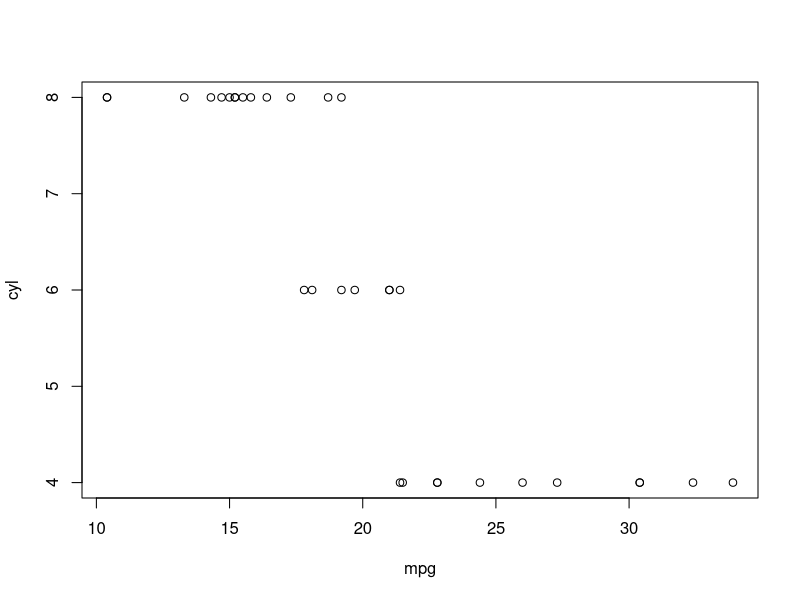
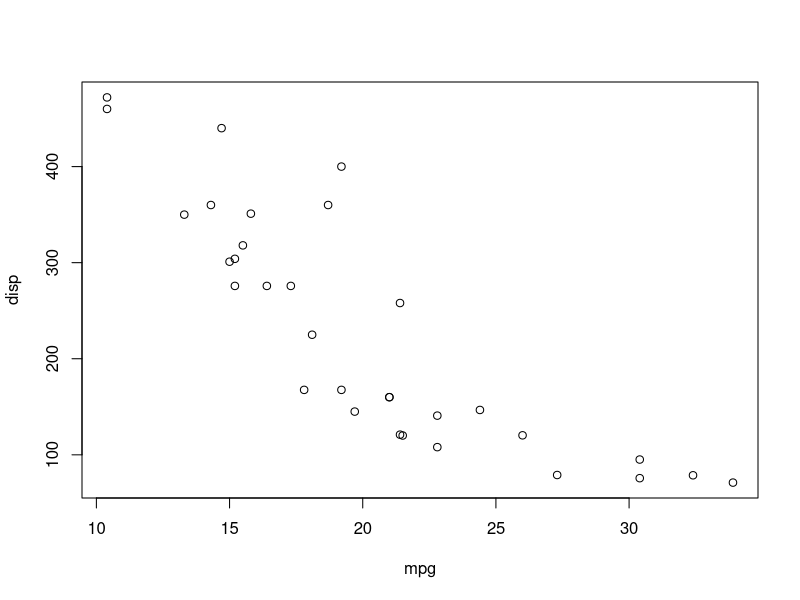
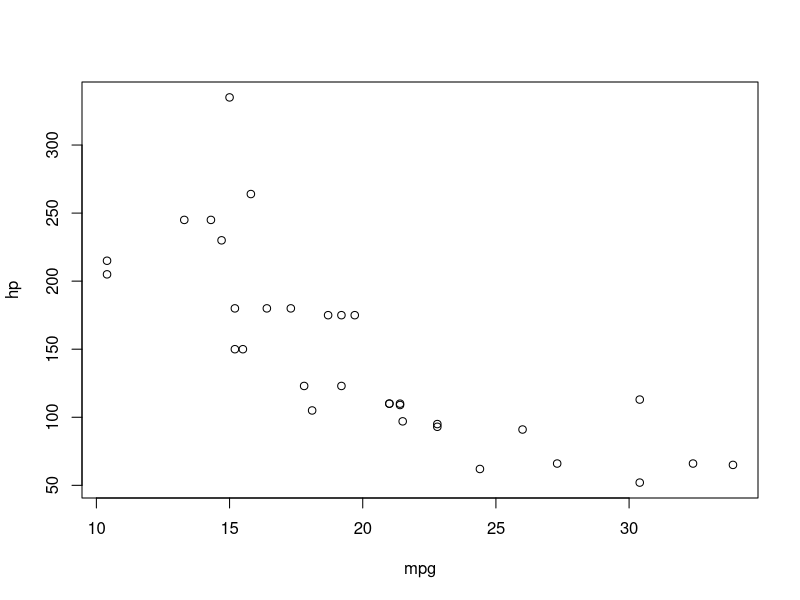
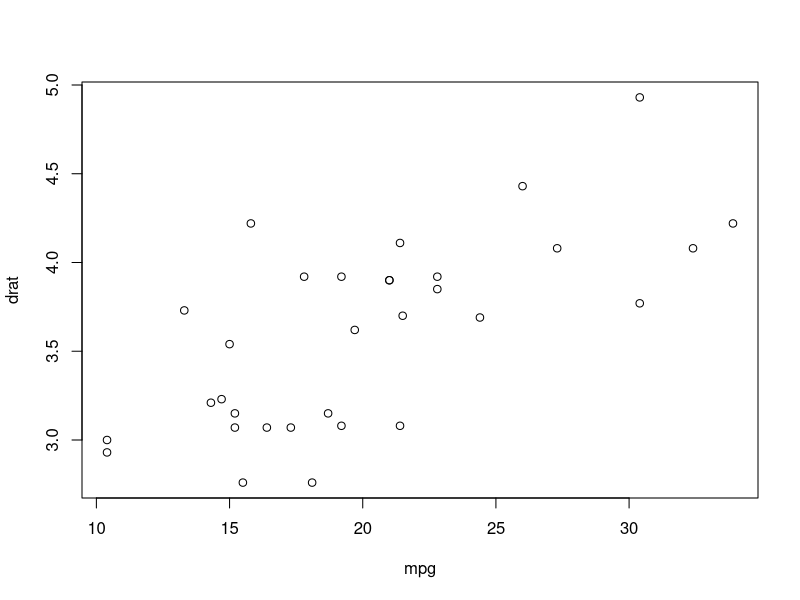
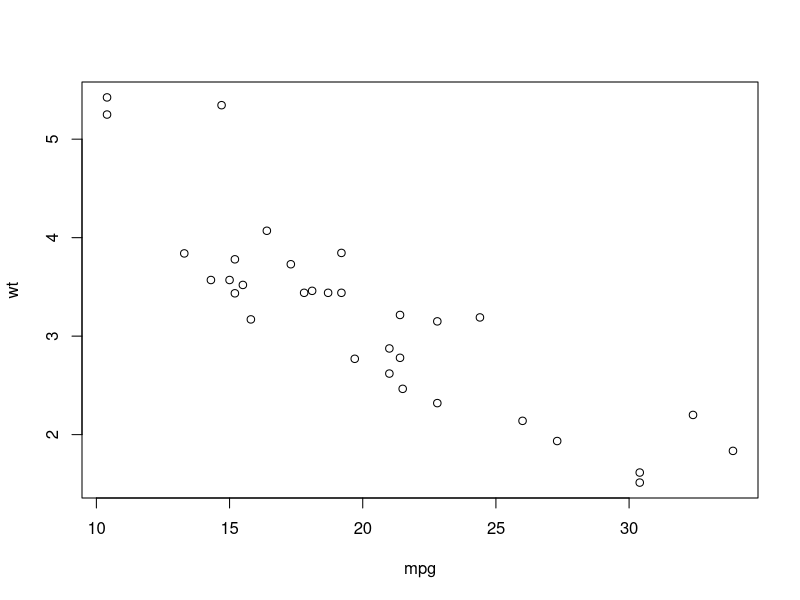
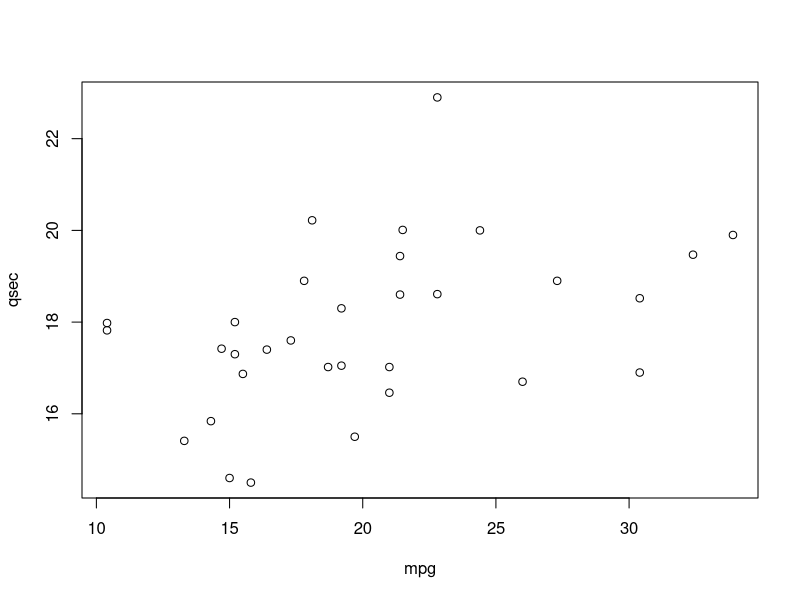
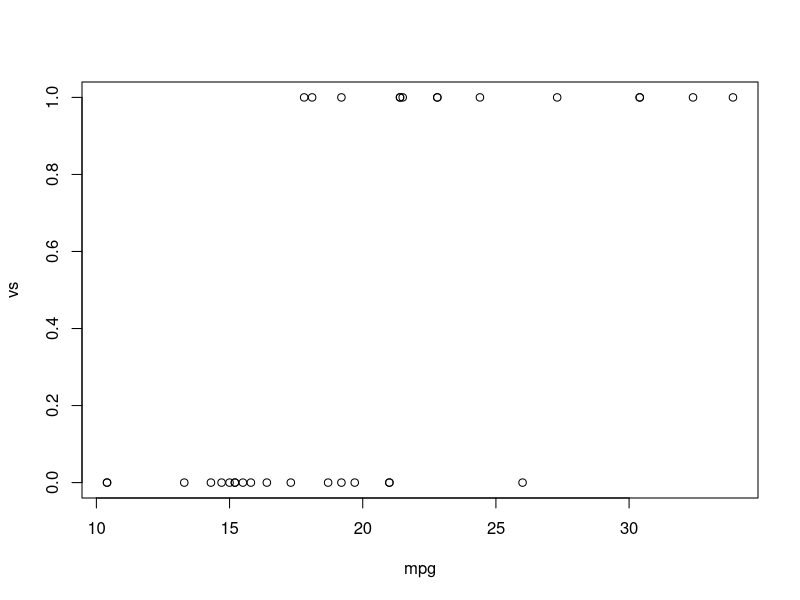
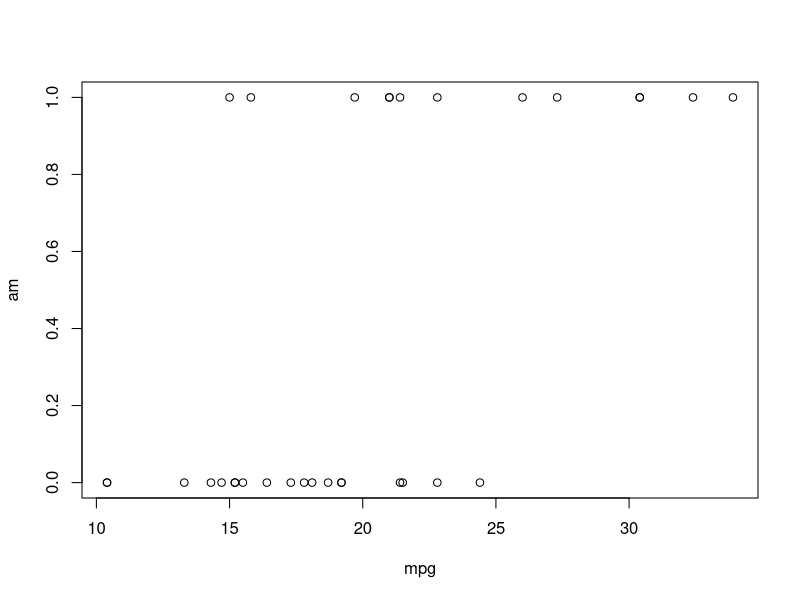

R code for these plots, in order:
# loading the data
data <- mtcars
attach(data)

columns <- colnames(data)

# Question One
cor(data)

for (col1 in columns)
{for (col2 in columns)
{if (col2 != col1)
{
plot(data[[col1]], data[[col2]], xlab=col1, ylab=col2)
}
}
}


# Question Two
mpg_disp_model <- lm(mpg ~ disp, data=data)
mpg_drat_model <- lm(mpg ~ drat, data=data)
mpg_wt_model <- lm(mpg ~ wt, data=data)


# Question Three
# Residual plot for disp
plot(mpg_disp_model$fitted.values, residuals(mpg_disp_model),
     xlab = "Fitted values (disp)", ylab = "Residuals",
     main = "Residuals vs Fitted (disp)",
     pch = 19, col = "blue")
abline(h = 0, lty = 2, col = "red") 

# Residual plot for drat
plot(mpg_drat_model$fitted.values, residuals(mpg_drat_model),
     xlab = "Fitted values (drat)", ylab = "Residuals",
     main = "Residuals vs Fitted (drat)",
     pch = 19, col = "blue")
abline(h = 0, lty = 2, col = "red")

# Residual plot for wt
plot(mpg_wt_model$fitted.values, residuals(mpg_wt_model),
     xlab = "Fitted values (wt)", ylab = "Residuals",
     main = "Residuals vs Fitted (wt)",
     pch = 19, col = "blue")
abline(h = 0, lty = 2, col = "red")

# Question Four

# Predict mpg for disp = 290
predict(mpg_disp_model, newdata = data.frame(disp = 290))

# Predict mpg for drat = 3.25
predict(mpg_drat_model, newdata = data.frame(drat = 3.25))

# Predict mpg for wt = 2.95
predict(mpg_wt_model, newdata = data.frame(wt = 2.95))


# Question Six
confint(mpg_disp_model)
confint(mpg_drat_model)
confint(mpg_wt_model)


# Question Seven
